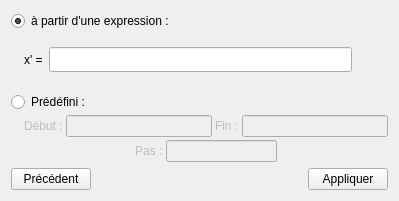
<?xml version="1.0" encoding="UTF-8"?>
<ui version="4.0">
 <class>FillOptions</class>
 <widget class="QWidget" name="FillOptions">
  <property name="geometry">
   <rect>
    <x>0</x>
    <y>0</y>
    <width>399</width>
    <height>201</height>
   </rect>
  </property>
  <property name="sizePolicy">
   <sizepolicy hsizetype="Minimum" vsizetype="Minimum">
    <horstretch>0</horstretch>
    <verstretch>0</verstretch>
   </sizepolicy>
  </property>
  <property name="windowTitle">
   <string>Form</string>
  </property>
  <layout class="QVBoxLayout" name="verticalLayout_5">
   <item>
    <layout class="QHBoxLayout" name="horizontalLayout_6">
     <item>
      <layout class="QVBoxLayout" name="verticalLayout_3">
       <property name="spacing">
        <number>2</number>
       </property>
       <item>
        <widget class="QRadioButton" name="fromExpression">
         <property name="text">
          <string>à partir d'une expression :</string>
         </property>
         <property name="checked">
          <bool>true</bool>
         </property>
        </widget>
       </item>
       <item>
        <widget class="QWidget" name="widget" native="true">
         <layout class="QHBoxLayout" name="horizontalLayout">
          <property name="spacing">
           <number>6</number>
          </property>
          <property name="margin">
           <number>0</number>
          </property>
          <item>
           <spacer name="horizontalSpacer">
            <property name="orientation">
             <enum>Qt::Horizontal</enum>
            </property>
            <property name="sizeType">
             <enum>QSizePolicy::Fixed</enum>
            </property>
            <property name="sizeHint" stdset="0">
             <size>
              <width>13</width>
              <height>13</height>
             </size>
            </property>
           </spacer>
          </item>
          <item>
           <widget class="QLabel" name="label_3">
            <property name="text">
             <string>x' =</string>
            </property>
           </widget>
          </item>
          <item>
           <widget class="QLineEdit" name="expression">
            <property name="maximumSize">
             <size>
              <width>16777215</width>
              <height>25</height>
             </size>
            </property>
            <property name="autoFillBackground">
             <bool>false</bool>
            </property>
           </widget>
          </item>
         </layout>
        </widget>
       </item>
      </layout>
     </item>
     <item>
      <layout class="QVBoxLayout" name="verticalLayout">
       <property name="sizeConstraint">
        <enum>QLayout::SetMinimumSize</enum>
       </property>
       <item>
        <widget class="QPushButton" name="help">
         <property name="maximumSize">
          <size>
           <width>30</width>
           <height>30</height>
          </size>
         </property>
         <property name="text">
          <string/>
         </property>
         <property name="icon">
          <iconset resource="../ressources.qrc">
           <normaloff>:/icons/help.png</normaloff>:/icons/help.png</iconset>
         </property>
         <property name="iconSize">
          <size>
           <width>30</width>
           <height>30</height>
          </size>
         </property>
         <property name="flat">
          <bool>true</bool>
         </property>
        </widget>
       </item>
       <item>
        <spacer name="verticalSpacer">
         <property name="orientation">
          <enum>Qt::Vertical</enum>
         </property>
         <property name="sizeHint" stdset="0">
          <size>
           <width>20</width>
           <height>40</height>
          </size>
         </property>
        </spacer>
       </item>
      </layout>
     </item>
    </layout>
   </item>
   <item>
    <layout class="QVBoxLayout" name="verticalLayout_4">
     <property name="spacing">
      <number>3</number>
     </property>
     <item>
      <widget class="QRadioButton" name="predefined">
       <property name="text">
        <string>Prédéfini :</string>
       </property>
      </widget>
     </item>
     <item>
      <widget class="QWidget" name="widget_2" native="true">
       <property name="enabled">
        <bool>false</bool>
       </property>
       <layout class="QHBoxLayout" name="horizontalLayout_4">
        <property name="margin">
         <number>0</number>
        </property>
        <item>
         <spacer name="horizontalSpacer_4">
          <property name="orientation">
           <enum>Qt::Horizontal</enum>
          </property>
          <property name="sizeType">
           <enum>QSizePolicy::Fixed</enum>
          </property>
          <property name="sizeHint" stdset="0">
           <size>
            <width>13</width>
            <height>13</height>
           </size>
          </property>
         </spacer>
        </item>
        <item>
         <layout class="QVBoxLayout" name="verticalLayout_2">
          <property name="spacing">
           <number>3</number>
          </property>
          <item>
           <layout class="QHBoxLayout" name="horizontalLayout_2">
            <item>
             <widget class="QLabel" name="label">
              <property name="text">
               <string>Début :</string>
              </property>
             </widget>
            </item>
            <item>
             <widget class="QLineEdit" name="start">
              <property name="minimumSize">
               <size>
                <width>90</width>
                <height>0</height>
               </size>
              </property>
              <property name="maximumSize">
               <size>
                <width>16777215</width>
                <height>25</height>
               </size>
              </property>
              <property name="autoFillBackground">
               <bool>false</bool>
              </property>
             </widget>
            </item>
            <item>
             <widget class="QLabel" name="label_2">
              <property name="text">
               <string>Fin :</string>
              </property>
             </widget>
            </item>
            <item>
             <widget class="QLineEdit" name="end">
              <property name="minimumSize">
               <size>
                <width>90</width>
                <height>0</height>
               </size>
              </property>
              <property name="maximumSize">
               <size>
                <width>16777215</width>
                <height>25</height>
               </size>
              </property>
              <property name="autoFillBackground">
               <bool>false</bool>
              </property>
             </widget>
            </item>
           </layout>
          </item>
          <item>
           <layout class="QHBoxLayout" name="horizontalLayout_3">
            <item>
             <spacer name="horizontalSpacer_2">
              <property name="orientation">
               <enum>Qt::Horizontal</enum>
              </property>
              <property name="sizeHint" stdset="0">
               <size>
                <width>40</width>
                <height>20</height>
               </size>
              </property>
             </spacer>
            </item>
            <item>
             <widget class="QLabel" name="label_4">
              <property name="text">
               <string>Pas :</string>
              </property>
             </widget>
            </item>
            <item>
             <widget class="QLineEdit" name="step">
              <property name="maximumSize">
               <size>
                <width>16777215</width>
                <height>25</height>
               </size>
              </property>
              <property name="autoFillBackground">
               <bool>false</bool>
              </property>
             </widget>
            </item>
            <item>
             <spacer name="horizontalSpacer_3">
              <property name="orientation">
               <enum>Qt::Horizontal</enum>
              </property>
              <property name="sizeHint" stdset="0">
               <size>
                <width>40</width>
                <height>20</height>
               </size>
              </property>
             </spacer>
            </item>
           </layout>
          </item>
         </layout>
        </item>
       </layout>
      </widget>
     </item>
    </layout>
   </item>
   <item>
    <layout class="QHBoxLayout" name="horizontalLayout_5">
     <item>
      <widget class="QPushButton" name="previous">
       <property name="maximumSize">
        <size>
         <width>16777215</width>
         <height>25</height>
        </size>
       </property>
       <property name="text">
        <string>Précédent</string>
       </property>
      </widget>
     </item>
     <item>
      <spacer name="horizontalSpacer_5">
       <property name="orientation">
        <enum>Qt::Horizontal</enum>
       </property>
       <property name="sizeHint" stdset="0">
        <size>
         <width>40</width>
         <height>20</height>
        </size>
       </property>
      </spacer>
     </item>
     <item>
      <widget class="QPushButton" name="apply">
       <property name="maximumSize">
        <size>
         <width>16777215</width>
         <height>25</height>
        </size>
       </property>
       <property name="text">
        <string>Appliquer</string>
       </property>
      </widget>
     </item>
    </layout>
   </item>
  </layout>
 </widget>
 <resources>
  <include location="../ressources.qrc"/>
 </resources>
 <connections>
  <connection>
   <sender>fromExpression</sender>
   <signal>toggled(bool)</signal>
   <receiver>widget</receiver>
   <slot>setEnabled(bool)</slot>
   <hints>
    <hint type="sourcelabel">
     <x>55</x>
     <y>24</y>
    </hint>
    <hint type="destinationlabel">
     <x>13</x>
     <y>48</y>
    </hint>
   </hints>
  </connection>
  <connection>
   <sender>predefined</sender>
   <signal>toggled(bool)</signal>
   <receiver>widget_2</receiver>
   <slot>setEnabled(bool)</slot>
   <hints>
    <hint type="sourcelabel">
     <x>104</x>
     <y>86</y>
    </hint>
    <hint type="destinationlabel">
     <x>183</x>
     <y>109</y>
    </hint>
   </hints>
  </connection>
 </connections>
</ui>
